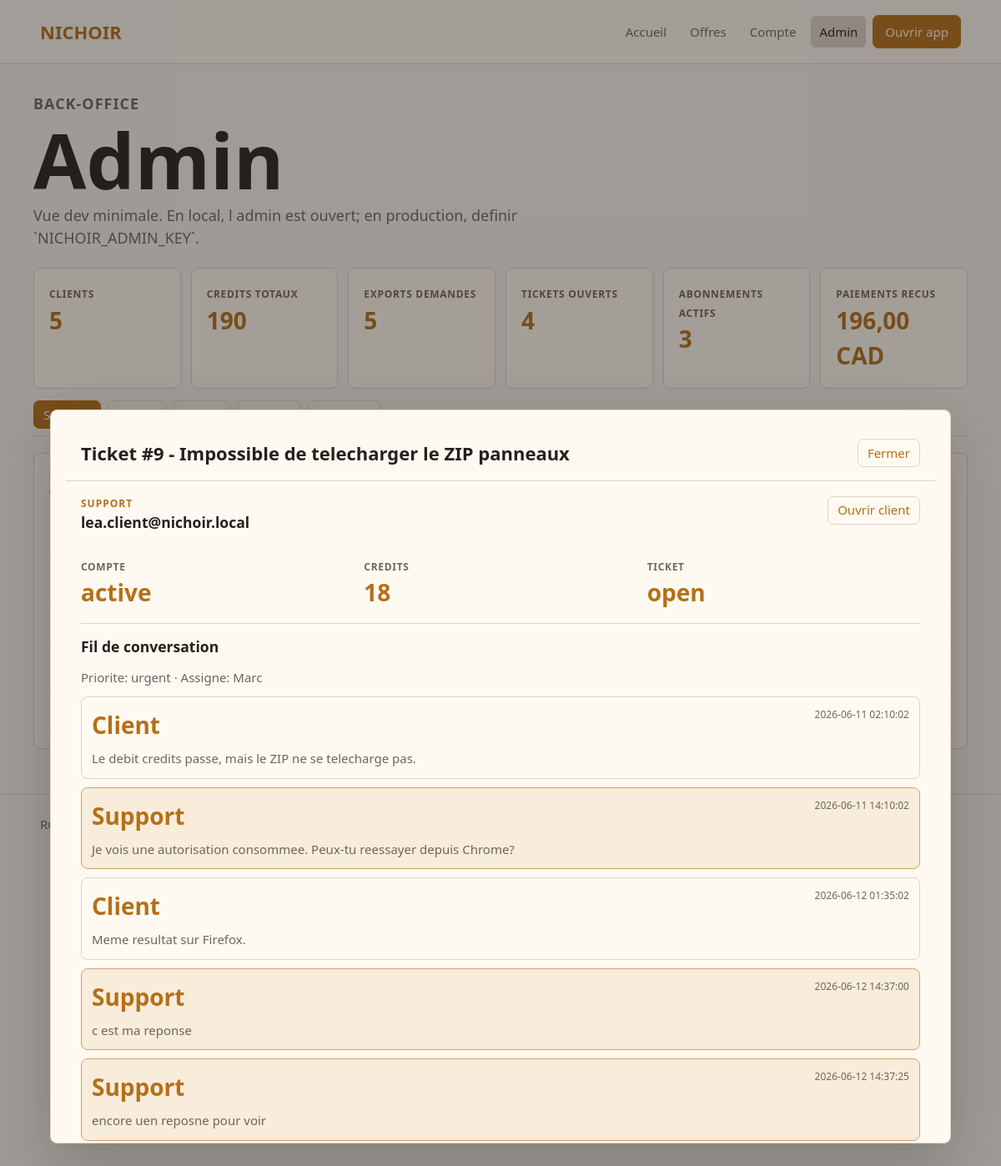
/admin?ticket_id=9, run on the app's committed database.
### tables this page shows
CREATE TABLE ticket_messages (
  id INTEGER PRIMARY KEY AUTOINCREMENT,
  ticket_id INTEGER NOT NULL,
  user_id INTEGER NOT NULL,
  body TEXT NOT NULL,
  created_at TEXT NOT NULL DEFAULT CURRENT_TIMESTAMP, author_role TEXT NOT NULL DEFAULT 'client',
  FOREIGN KEY (ticket_id) REFERENCES tickets(id) ON DELETE CASCADE,
  FOREIGN KEY (user_id) REFERENCES users(id) ON DELETE CASCADE
);

### src/pages.php (the view, shortened to what this page needs)
<?php
function h(string $value): string
{
    return htmlspecialchars($value, ENT_QUOTES | ENT_SUBSTITUTE, 'UTF-8');
}
function dev_app_url(): string
{
    $host = $_SERVER['HTTP_HOST'] ?? '';
    return '/app/index.html';
}
function page_response(string $title, string $body, string $active = '', int $status = 200): void
{
    $appUrl = h(dev_app_url());
    $nav = [
        '/' => 'Accueil',
        '/pricing' => 'Offres',
        '/account' => 'Compte',
        '/admin' => 'Admin',
    ];
    echo '<!doctype html><html lang="fr"><head><meta charset="utf-8">';
    echo '<style>';
    echo file_get_contents(__DIR__ . '/../public/site.css') ?: '';
    echo '</style></head><body>';
    echo '<header class="site-header"><a class="brand" href="/">Nichoir</a><nav>';
    foreach ($nav as $href => $label) {
        $class = $active === $href ? ' class="active"' : '';
        echo '<a' . $class . ' href="' . h($href) . '">' . h($label) . '</a>';
    }
    echo '<a class="button-link" href="' . $appUrl . '">Ouvrir app</a>';
    echo '</nav></header>';
    echo '<main>' . $body . '</main>';
    echo '<footer>Rust/WASM pour les plans et exports. PHP pour comptes, credits, admin et Stripe.</footer>';
    echo '</body></html>';
}
function admin_key_input(): string
{
    $key = trim((string) ($_GET['key'] ?? ($_POST['key'] ?? '')));
    return $key === '' ? '' : '<input type="hidden" name="key" value="' . h($key) . '">';
}
function admin_redirect_url(array $params = []): string
{
    $key = trim((string) ($_POST['key'] ?? ($_GET['key'] ?? '')));
    $query = http_build_query($params);
    return '/admin' . ($query === '' ? '' : '?' . $query);
}
function admin_tab_value(string $value, string $fallback = 'admin-clients'): string
{
    $allowed = ['admin-support', 'admin-clients', 'admin-billing', 'admin-exports', 'admin-settings'];
    return in_array($value, $allowed, true) ? $value : $fallback;
}
function admin_client_panel_value(string $value): string
{
    $allowed = ['profile', 'credits', 'billing', 'exports'];
    return in_array($value, $allowed, true) ? $value : 'profile';
}
function admin_client_modal_url(int $userId, string $returnTab = 'admin-clients', string $panel = 'profile'): string
{
    $returnTab = admin_tab_value($returnTab);
    return admin_redirect_url([
        'user_id' => $userId,
        'return_tab' => $returnTab,
        'client_panel' => admin_client_panel_value($panel),
    ]) . '#' . $returnTab;
}
function admin_status_options(string $current): string
{
    $html = '';
    foreach (ADMIN_USER_STATUSES as $value => $label) {
        $selected = $current === $value ? ' selected' : '';
        $html .= '<option value="' . h($value) . '"' . $selected . '>' . h($label) . '</option>';
    }
    return $html;
}
function admin_subscription_status_options(string $current): string
{
    $html = '';
    foreach (ADMIN_SUBSCRIPTION_STATUSES as $option) {
        $selected = $current === $option ? ' selected' : '';
        $html .= '<option value="' . h($option) . '"' . $selected . '>' . h($option) . '</option>';
    }
    return $html;
}
function ticket_status_options(string $current): string
{
    $html = '';
    foreach (TICKET_STATUSES as $value => $label) {
        $selected = $current === $value ? ' selected' : '';
        $html .= '<option value="' . h($value) . '"' . $selected . '>' . h($label) . '</option>';
    }
    return $html;
}
function ticket_priority_options(string $current): string
{
    $html = '';
    foreach (TICKET_PRIORITIES as $value => $label) {
        $selected = $current === $value ? ' selected' : '';
        $html .= '<option value="' . h($value) . '"' . $selected . '>' . h($label) . '</option>';
    }
    return $html;
}
function admin_load_ticket_with_user(PDO $pdo, int $ticketId): ?array
{
    $stmt = $pdo->prepare(
        'SELECT tickets.*, users.email, users.display_name, users.credits, users.status AS user_status
         FROM tickets
         JOIN users ON users.id = tickets.user_id
         WHERE tickets.id = ?'
    );
    $stmt->execute([$ticketId]);
    $ticket = $stmt->fetch();
    return is_array($ticket) ? $ticket : null;
}
function render_user_directory(PDO $pdo): string
{
    $status = trim((string) ($_GET['status'] ?? ''));
    $subscriptionStatus = trim((string) ($_GET['subscription_status'] ?? ''));
    $page = max(1, (int) ($_GET['page'] ?? 1));
    $perPage = 25;
    $offset = ($page - 1) * $perPage;
    $where = [];
    $params = [];
    $whereSql = $where ? 'WHERE ' . implode(' AND ', $where) : '';
    $countStmt = $pdo->prepare('SELECT COUNT(*) FROM users ' . $whereSql);
    $countStmt->execute($params);
    $total = (int) $countStmt->fetchColumn();
    $stmt = $pdo->prepare('SELECT id, email, display_name, credits, subscription_status, status, created_at FROM users ' . $whereSql . ' ORDER BY id DESC LIMIT ? OFFSET ?');
    $stmtParams = $params;
    $stmtParams[] = $perPage;
    $stmtParams[] = $offset;
    $stmt->execute($stmtParams);
    $rows = '';
    foreach ($stmt->fetchAll() as $user) {
        $href = admin_client_modal_url((int) $user['id'], 'admin-clients', 'profile');
        $rows .= '<tr><td><a href="' . h($href) . '">' . (int) $user['id'] . '</a></td><td><a href="' . h($href) . '">' . h((string) $user['email']) . '</a></td><td>' . h((string) $user['display_name']) . '</td><td>' . (int) $user['credits'] . '</td><td>' . h((string) $user['subscription_status']) . '</td><td>' . h((string) ($user['status'] ?? 'active')) . '</td><td>' . h((string) $user['created_at']) . '</td><td><a href="' . h($href) . '">Ouvrir</a></td></tr>';
    }
    $rows = $rows ?: '<tr><td colspan="8">Aucun utilisateur trouve.</td></tr>';
    $start = $total === 0 ? 0 : $offset + 1;
    $end = min($offset + $perPage, $total);
    $prev = $page > 1 ? '<a class="secondary" href="' . h(admin_directory_link(['page' => $page - 1])) . '">Precedent</a>' : '';
    $next = $end < $total ? '<a class="secondary" href="' . h(admin_directory_link(['page' => $page + 1])) . '">Suivant</a>' : '';
    return '
      <section class="panel">
        <h2>Repertoire utilisateurs</h2>
        <form class="admin-directory-form" method="get" action="/admin">
          ' . admin_key_input() . '
          <label><span>Recherche</span><input type="search" name="q" value="' . h((string) ($_GET['q'] ?? '')) . '" placeholder="id, courriel ou nom"></label>
          <label><span>Statut</span><select name="status"><option value="">Tous</option>' . admin_status_options($status) . '</select></label>
          <label><span>Abonnement</span><select name="subscription_status"><option value="">Tous</option>' . admin_subscription_status_options($subscriptionStatus) . '</select></label>
          <button type="submit">Filtrer</button>
        </form>
        <p class="directory-count">' . $start . '-' . $end . ' sur ' . $total . ' utilisateur(s)</p>
        <div class="table-wrap"><table><thead><tr><th>ID</th><th>Courriel</th><th>Nom</th><th>Credits</th><th>Abonnement</th><th>Statut</th><th>Cree</th><th></th></tr></thead><tbody>' . $rows . '</tbody></table></div>
        <div class="pagination">' . $prev . $next . '</div>
      </section>
    ';
}
function render_open_tickets_panel(PDO $pdo): string
{
    $stmt = $pdo->query(
        'SELECT tickets.id, tickets.user_id, tickets.subject, tickets.priority, tickets.updated_at, users.email
         FROM tickets
         JOIN users ON users.id = tickets.user_id
         WHERE tickets.status = "open"
         ORDER BY tickets.updated_at DESC, tickets.id DESC
         LIMIT 12'
    );
    $rows = '';
    foreach ($stmt->fetchAll() as $ticket) {
        $href = admin_redirect_url(['ticket_id' => (int) $ticket['id']]) . '#admin-support';
        $clientHref = admin_client_modal_url((int) $ticket['user_id'], 'admin-support', 'profile');
        $rows .= '<tr><td><a href="' . h($href) . '">#' . (int) $ticket['id'] . '</a></td><td><a href="' . h($clientHref) . '">' . h((string) $ticket['email']) . '</a></td><td>' . h((string) $ticket['subject']) . '</td><td>' . h((string) $ticket['priority']) . '</td><td>' . h((string) $ticket['updated_at']) . '</td><td><a class="secondary compact-link" href="' . h($href) . '">Ouvrir et repondre</a></td></tr>';
    }
    $rows = $rows ?: '<tr><td colspan="6">Aucun ticket ouvert.</td></tr>';
    return '
      <section class="panel" id="support-queue">
        <div class="section-heading">
          <div>
            <p class="eyebrow">Support</p>
            <h2>Tickets ouverts</h2>
          </div>
          <span class="section-hint">Ouvre un ticket pour voir le fil complet et repondre au client.</span>
        </div>
        <div class="table-wrap"><table><thead><tr><th>ID</th><th>Client</th><th>Sujet</th><th>Priorite</th><th>MAJ</th><th></th></tr></thead><tbody>' . $rows . '</tbody></table></div>
      </section>
    ';
}
function render_admin_support_panel(PDO $pdo): string
{
    return render_open_tickets_panel($pdo);
}
function render_admin_modal_shell(string $title, string $closeHash, string $body): string
{
    $closeUrl = admin_redirect_url() . '#' . $closeHash;
    return '
      <div class="admin-modal-backdrop" data-admin-modal data-close-url="' . h($closeUrl) . '">
        <article class="admin-modal" role="dialog" aria-modal="true" aria-labelledby="admin-modal-title">
          <header class="admin-modal-header">
            <h2 id="admin-modal-title">' . h($title) . '</h2>
            <a class="secondary compact-link" href="' . h($closeUrl) . '" data-modal-close>Fermer</a>
          </header>
          <div class="admin-modal-body">' . $body . '</div>
        </article>
      </div>
    ';
}
function render_ticket_modal(PDO $pdo, int $ticketId): string
{
    $ticket = admin_load_ticket_with_user($pdo, $ticketId);
    $messageStmt = $pdo->prepare('SELECT author_role, body, created_at FROM ticket_messages WHERE ticket_id = ? ORDER BY id ASC');
    $messageStmt->execute([(int) $ticket['id']]);
    $messageRows = '';
    foreach ($messageStmt->fetchAll() as $message) {
        $role = (string) ($message['author_role'] ?: 'client');
        $messageRows .= '<article class="ticket-message ' . h($role) . '"><header><strong>' . h($role === 'admin' ? 'Support' : 'Client') . '</strong><span>' . h((string) $message['created_at']) . '</span></header><p>' . nl2br(h((string) $message['body'])) . '</p></article>';
    }
    $messageRows = $messageRows ?: '<p>Aucun message.</p>';
    $statusOptions = ticket_status_options((string) $ticket['status']);
    $priorityOptions = ticket_priority_options((string) ($ticket['priority'] ?? 'normal'));
    $disabledReply = (string) $ticket['status'] === 'open' ? '' : ' disabled';
    $clientHref = admin_client_modal_url((int) $ticket['user_id'], 'admin-support', 'profile');
    return render_admin_modal_shell('Ticket #' . (int) $ticket['id'] . ' - ' . (string) $ticket['subject'], 'admin-support', '
      <section class="modal-section">
        <div class="section-heading">
          <div>
            <p class="eyebrow">Support</p>
            <h3>' . h((string) $ticket['email']) . '</h3>
          </div>
          <a class="secondary compact-link" href="' . h($clientHref) . '">Ouvrir client</a>
        </div>
        <div class="client-summary compact">
          <div class="stat"><span>Compte</span><strong>' . h((string) $ticket['user_status']) . '</strong></div>
          <div class="stat"><span>Credits</span><strong>' . (int) $ticket['credits'] . '</strong></div>
          <div class="stat"><span>Ticket</span><strong>' . h((string) $ticket['status']) . '</strong></div>
        </div>
      </section>
      <section class="modal-section">
        <h3>Fil de conversation</h3>
        <p>Priorite: ' . h((string) ($ticket['priority'] ?? 'normal')) . ' · Assigne: ' . h((string) ($ticket['assigned_to'] ?: '-')) . '</p>
        <div class="ticket-thread">' . $messageRows . '</div>
      </section>
      <section class="modal-section">
        <div class="ticket-admin-forms">
          <form method="post" action="/admin">
            ' . admin_key_input() . '
            <input type="hidden" name="action" value="reply_ticket">
            <input type="hidden" name="user_id" value="' . (int) $ticket['user_id'] . '">
            <input type="hidden" name="ticket_id" value="' . (int) $ticket['id'] . '">
            <label><span>Reponse support</span><textarea name="body" maxlength="5000" rows="4"' . $disabledReply . '></textarea></label>
            <button type="submit"' . $disabledReply . '>Envoyer reponse client</button>
            ' . admin_key_input() . '
            <input type="hidden" name="user_id" value="' . (int) $ticket['user_id'] . '">
            <input type="hidden" name="ticket_id" value="' . (int) $ticket['id'] . '">
            <label><span>Statut</span><select name="ticket_status">' . $statusOptions . '</select></label>
            ' . admin_key_input() . '
            <input type="hidden" name="user_id" value="' . (int) $ticket['user_id'] . '">
            <input type="hidden" name="ticket_id" value="' . (int) $ticket['id'] . '">
            <label><span>Priorite</span><select name="priority">' . $priorityOptions . '</select></label>
            <label><span>Assigne a</span><input type="text" name="assigned_to" maxlength="120" value="' . h((string) ($ticket['assigned_to'] ?? '')) . '"></label>
    ');
}
function render_admin_modal(PDO $pdo, ?array $selectedUser): string
{
    $ticketId = (int) ($_GET['ticket_id'] ?? 0);
    if ($ticketId > 0) {
        return render_ticket_modal($pdo, $ticketId);
    }
    return '';
}

### public/index.php (shortened to what this page needs)
<?php
require_once __DIR__ . '/../src/pages.php';
$method = $_SERVER['REQUEST_METHOD'] ?? 'GET';
$path = parse_url($_SERVER['REQUEST_URI'] ?? '/', PHP_URL_PATH) ?: '/';
if ($method === 'GET' && $path === '/admin') {
    render_admin_page();
    exit;
}

### data on the page
ticket_messages: author_role "Client", created_at "2026-06-11 02:10:02", body "Le debit credits passe, mais le ZIP ne se telecharge pas."
ticket_messages: author_role "Support", created_at "2026-06-11 14:10:02", body "Je vois une autorisation consommee. Peux-tu reessayer depuis Chrome?"
ticket_messages: author_role "Client", created_at "2026-06-12 01:35:02", body "Meme resultat sur Firefox."
ticket_messages: author_role "Support", created_at "2026-06-12 14:37:00", body "c est ma reponse"
ticket_messages: author_role "Support", created_at "2026-06-12 14:37:25", body "encore uen reposne pour voir"

### other printed values
$label "Accueil"
$label "Offres"
$label "Compte"
$label "Admin"
$title "Ticket #9 - Impossible de telecharger le ZIP panneaux"
$body "SUPPORT lea.client@nichoir.local Ouvrir client COMPTE active CREDITS 18 TICKET open Fil de conversation Priorite: urgent · Assigne: Marc"
